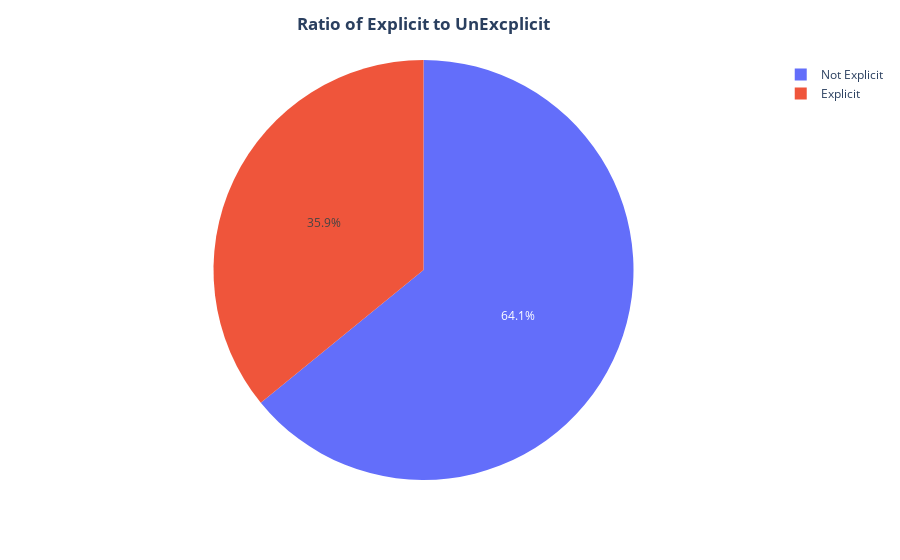

The code cell stored with this chart in its notebook:
### Code cell
dff =df.copy()
dff['Explicit Track'] = dff['Explicit Track'].replace({0: 'Not Explicit', 1: 'Explicit'})
pie = px.pie(dff,names='Explicit Track')
pie.update_layout(title_text='<b>Ratio of Explicit to UnExcplicit<b>',title_x=0.47)

### Figure 1 — Plotly figure (JSON) as saved in the notebook; plotly's stock layout.template omitted (floating-point values rounded to 4 significant figures; data arrays with more than 128 entries replaced by an {"elided": "..."} marker saying what was removed)
{"data": [{"domain": {"x": [0, 1], "y": [0, 1]}, "hovertemplate": "Explicit Track=%{label}<extra></extra>", "labels": {"elided": "4600 str values"}, "legendgroup": "", "name": "", "showlegend": true, "type": "pie"}], "layout": {"autosize": true, "legend": {"tracegroupgap": 0}, "margin": {"t": 60}, "title": {"text": "<b>Ratio of Explicit to UnExcplicit<b>", "x": 0.47}}}
